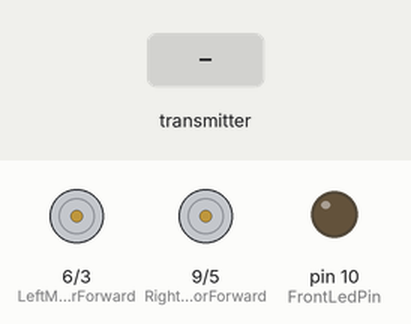
Bench run of a sketch on a simulated Arduino Uno, built with avr-gcc and run on an emulated ATmega328P. On the bench: motor-driver pin pairs drawn as motors (green arrow = first pin HIGH = forward, orange = second pin HIGH = backward, longer = more drive), output pins drawn as LEDs (lit = HIGH). The test bench sets the inputs (shaded band). No radio packets arrive unless stated.

Above: at 1.2 s.
1.3 s: the transmitter starts sending speed = 256
At 2.2 s:
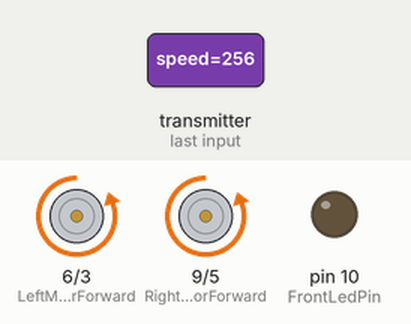
2.8 s: the transmitter starts sending angle = 90
At 3.3 s:
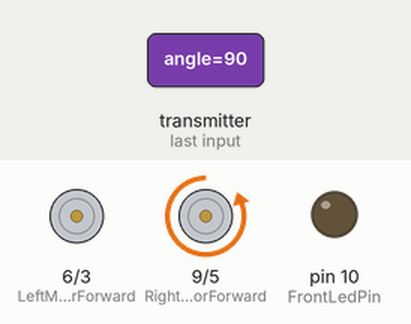
4.3 s: the transmitter starts sending angle = 180
At 5.5 s:
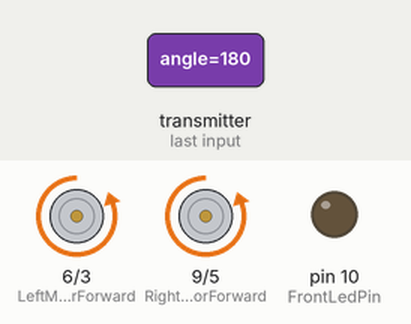
5.8 s: the transmitter starts sending angle = 0
7.3 s: the transmitter starts sending speed = 0
At 7.9 s:
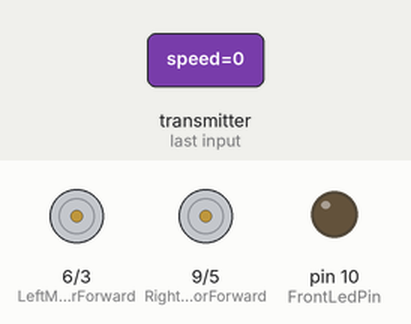
Timing chart, 0 to 9.8 s (numbered marks = the images above; inputs shaded):
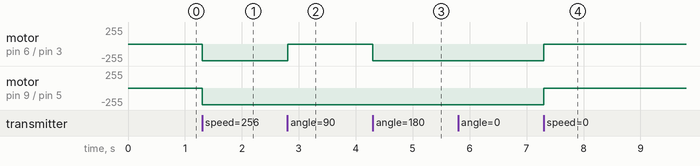

The sketch:

sketch_Car_Receiver.ino
```cpp
/*
 * RC Receiver Using nRF24L01 Module
 * Website used to setup the nRF24L01: www.howtomechatronics.com/tutorials/arduino/arduino-wireless-communication-nrf24l01-tutorial/
 *
 * Created by Tiago, www.github.com/CandeiasV2
 */
#include <SPI.h>
#include <nRF24L01.h>
#include <RF24.h>

RF24 radio(7, 8);                   // CE and CSN pins of the nRF24L01
const byte address[6] = "00001";

// For L298N control pins
#define LeftMotorForward 6          // PWM pin 6 is wired to the IN3 port of the L298N Module
#define LeftMotorBackward 3         // PWN pin 3 is wired to the IN4 port of the L298N Module
#define RightMotorForward 9         // PWN pin 9 is wired to the IN1 port of the L298N Module
#define RightMotorBackward 5        // PWN pin 5 is wired to the IN2 port of the L298N Module
#define FrontLedPin 10

// Maximum size of a struct is 32 bytes - nRF24L01 buffer limit
//    speed: speed of the motors (0-100%)
//    angle: angle to turn the car (0-100%)
//    FR: 1 - Forward
//        0 - Reverse
//    RL: 1 - Right
//        0 - Left
//    light: 0 - Off
//           1 - 25% Brightness
//           2 - 50% Brightness
//           3 - 100% Brightness
struct Data_Package {
  int speed = -1;
  int angle = -1;
  int FR = -1;
  int RL = -1;
  int light = -1;
};

// Create a variable with the above structure
Data_Package data;

void setup() {
  // Setting up the nRF24L01
  radio.begin();
  radio.openReadingPipe(0, address);
  radio.setPALevel(RF24_PA_MIN);
  radio.startListening();
  // Setting up the ports direction
  pinMode(RightMotorForward, OUTPUT);
  pinMode(LeftMotorForward, OUTPUT);
  pinMode(LeftMotorBackward, OUTPUT);
  pinMode(RightMotorBackward, OUTPUT);
  pinMode(FrontLedPin, OUTPUT);
  // Initializing initial setings
  digitalWrite(LeftMotorForward, LOW);
  digitalWrite(RightMotorForward, LOW);
  digitalWrite(LeftMotorBackward, LOW);
  digitalWrite(RightMotorBackward, LOW);
  analogWrite(FrontLedPin, LOW);
}

void loop() {
  if (radio.available()) {
    // If the radio is available, read the data from the transmitter
    radio.read(&data, sizeof(Data_Package));

    // Computing the Car movement
    if (data.FR == 1) {
      // If forwards, turn the backwards signal off
      digitalWrite(LeftMotorBackward, LOW);
      digitalWrite(RightMotorBackward, LOW);
      if (data.RL == 1) {
        // If to turn to the right, set the appropriate wheel movement based on the speed and turning angle
        analogWrite(LeftMotorForward, (255*data.speed)/100);
        analogWrite(RightMotorForward, (((255*data.speed)/100)*(100-data.angle))/100);
      } else {
        // If to turn to the left, set the appropriate wheel movement based on the speed and turning angle
        analogWrite(LeftMotorForward, (((255*data.speed)/100)*(100-data.angle))/100);
        analogWrite(RightMotorForward, (255*data.speed)/100);
      }
    } else {
      // If backwards, turn the forwards signal off
      digitalWrite(LeftMotorForward, LOW);
      digitalWrite(RightMotorForward, LOW);
      if (data.RL == 1) {
        // If to turn to the right, set the appropriate wheel movement based on the speed and turning angle
        analogWrite(LeftMotorBackward, (255*data.speed)/100);
        analogWrite(RightMotorBackward, (((255*data.speed)/100)*(100-data.angle))/100);
      } else {
        // If to turn to the left, set the appropriate wheel movement based on the speed and turning angle
        analogWrite(LeftMotorBackward, (((255*data.speed)/100)*(100-data.angle))/100);
        analogWrite(RightMotorBackward, (255*data.speed)/100);
      }
    }

    // Output the appropriate light level based on the light state
    if (data.light == 0) {
      // Off
      analogWrite(FrontLedPin, LOW);
    } else if (data.light == 1) {
      // 25% Brightness
      analogWrite(FrontLedPin, 64);
    } else if (data.light == 2) {
      // 50% Brightness
      analogWrite(FrontLedPin, 128);
    } else if (data.light == 3) {
      // 100% Brightness
      analogWrite(FrontLedPin, 255);
    }
  }
}
```

Measured:
- after the input at 1.3 s, motor on pin 6 (LeftMotorForward) / pin 3 (LeftMotorBackward), motor on pin 9 (RightMotorForward) / pin 5 (RightMotorBackward): stopped → backward 254/255 at once
- after the input at 2.8 s, motor on pin 6 (LeftMotorForward) / pin 3 (LeftMotorBackward): backward 254/255 → stopped at once
- after the input at 4.3 s, motor on pin 6 (LeftMotorForward) / pin 3 (LeftMotorBackward): stopped → backward 254/255 at once
- after the input at 7.3 s, motor on pin 6 (LeftMotorForward) / pin 3 (LeftMotorBackward), motor on pin 9 (RightMotorForward) / pin 5 (RightMotorBackward): backward 254/255 → stopped at once
